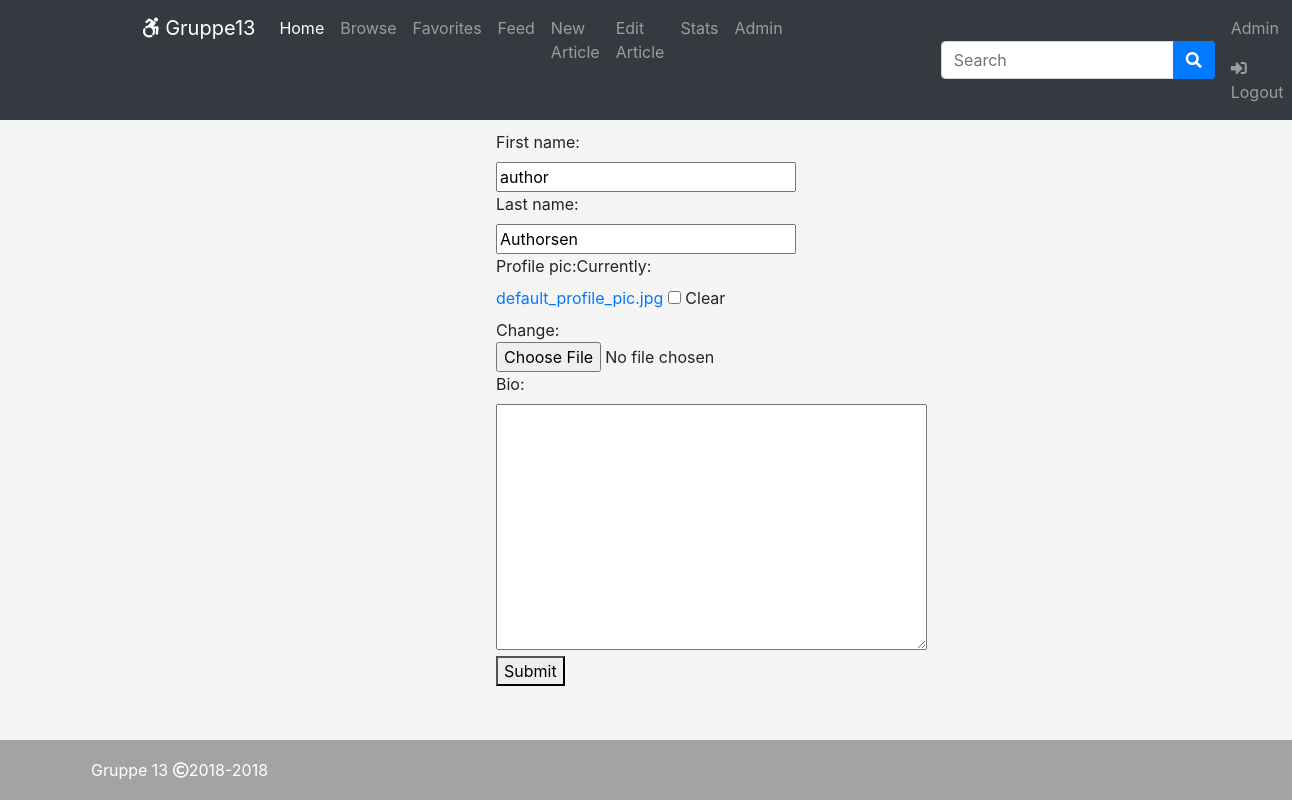
/profile/2/edit (signed in), run on the app's committed database.
### catalog/models.py (models this page shows, shortened)
class User(AbstractUser):
    username = None
    email = models.EmailField('email address', unique=True)
    bool_is_author = models.BooleanField(default=False, help_text='Designates whether user is an author', verbose_name='Author')
    bool_is_editor = models.BooleanField(default=False, help_text='Designates whether user is an editor', verbose_name='Editor')
    bool_is_executive_editor = models.BooleanField(default=False, help_text='Designates whether user is an executive editor', verbose_name='Executive editor')
    first_name = models.CharField('first name', max_length = 30, blank=False)
    last_name = models.CharField('last name', max_length = 30, blank=False)
    bio = models.TextField(blank=True)
    USERNAME_FIELD = 'email'
    REQUIRED_FIELDS = []
    profile_pic = models.ImageField(default='default_profile_pic.jpg', blank=True, max_length=300)
    favorites = models.ManyToManyField('Article', related_name='favorites', blank=True)
    subscribe_author = models.ManyToManyField('User', blank=True)
    subscribe_tag = models.ManyToManyField('Tag', related_name='subscribe_tag', blank=True)
    objects = UserManager()
    def is_author(self):
        return self.is_superuser or self.bool_is_author
    def is_editor(self):
        return self.bool_is_executive_editor or self.bool_is_editor or self.is_superuser
    def is_executive_editor(self):
        return self.is_superuser or self.bool_is_executive_editor
    def name(self):
        return self.first_name + " " + self.last_name

### catalog/views.py (the view)
# urls.py: path('profile/<int:id>/edit', views.profile_edit, name='profile_edit'),
def profile_edit(request, id):
    u = User.objects.get(id=id)
    if u == request.user or request.user.is_superuser:
        if request.method == "POST":
            form = EditUserForm(data=request.POST, files=request.FILES, instance=u)
            if form.is_valid():
                form.save()
                return redirect('profile', id=u.id)
        else:
            form = EditUserForm(instance=u)
        context = {
            'form': form
        }
        return render(request, 'edit_profile.html', context=context)
    else:
        messages.info(request, 'You do not have permission to view this page')
        return redirect(request, '/login/')

### catalog/forms.py
class EditUserForm(forms.ModelForm):
    class Meta:
        model = User
        fields = ('first_name', 'last_name', 'profile_pic','bio',)

### catalog/models.py (called while the page is built)
    def __str__(self):
        return self.color

### catalog/templatetags/color_tag.py (called while the page is built)
@register.simple_tag
def get_colors():
    print("get_colors called")
    print(ColorScheme.objects.all())
    colors = ColorScheme.objects.all()
    color = ''
    for i in colors:
        color = i
    css = '#hei { background-color: ' + str(color) + ' !important;}'
    return css

### catalog/templates/edit_profile.html (shortened to what this page needs)
{% extends 'base_template.html' %}
{% block content %}
    <div class="formWrapper">
    <form method="POST" class="" enctype="multipart/form-data">
        {{ form }}
        <div class="postbutton">
        <button type="submit" class="btnSubmit">Submit</button>
        </div>
    </form>
    </div>
{% endblock %}

### catalog/templates/base_template.html (shortened to what this page needs)
<!DOCTYPE html>
<html lang="en">
<head>
    <link href="https://stackpath.bootstrapcdn.com/bootstrap/4.1.3/css/bootstrap.min.css" rel="stylesheet">
    <link rel="stylesheet" href="https://use.fontawesome.com/releases/v5.3.1/css/all.css">
        {%load color_tag%}
</head>
<body>
    <nav id="hei" class="navbar navbar-expand-lg navbar-dark bg-dark" >
        <div class="class = navbar-nav navWrapper">
            <div class="navbar-nav">
                <a href="{% url 'index' %}"class="navbar-brand" ><span class="fab fa-accessible-icon"></span> Gruppe13</a>
                <a href="{% url 'index' %}" class="navbar-item nav-link active" >Home</a>
                <a href="{%url 'browse' %}" class="navbar-item nav-link mr-auto" >Browse</a>
                {% if user.is_authenticated %}
                <a href="{%url 'favorites' %}" class="navbar-item nav-link mr-auto" >Favorites</a>
                <a href="{%url 'feed' %}" class="navbar-item nav-link mr-auto" >Feed</a>
                {% endif %}
                {% if user.is_author %}
                <a href="{%url 'post_new' %}" class="navbar-item nav-link mr-auto" >New Article</a>
                {% endif %}
                {% if user.is_editor or user.is_author %}
                <a href="{%url 'editor' %}" class="navbar-item nav-link mr-auto" >Edit Article</a>
                {% endif %}
                {% if user.is_executive_editor %}
                <a href="{%url 'analyze' %}" class="navbar-item nav-link mr-auto" >Stats</a>
                {% endif %}
                {% if user.is_superuser %}
                <a href="../../../admin" class="navbar-item nav-link mr-auto" >Admin</a>
                {% endif %}
                <span class="navbar-item nav-link mr-auto" style="min-width:150px;"></span>
                <form class="form-inline" method="GET" action="{% url 'search' %}">
                    <input class="form-control mr-sm-2" name="q" type="search" placeholder="Search" aria-label="Search">
                    <button class="btn btn-primary my-2 my-sm-0 btnSearch" type="submit"><span class="fas fa-search"></span></button>
                </form>
            </div>
            <div class="nav navbar-nav navbar-right ml-auto">
                {% if user.is_authenticated %}
                <a href="{% url 'profile' id=user.id %}" class="navbar-item nav-link"></span> {{user.first_name}}</a>
                <a href="{% url 'logout' %}?next={{request.path}}" class="navbar-item nav-link"><span class="fas fa-sign-in-alt"></span> Logout</a>
                {% else %}
                <a href="{% url 'register' %}" class="navbar-item nav-link"><span class="fas fa-user-plus"></span> Sign up</a>
                <a href="{% url 'login' %}?next={{request.path}}" class="navbar-item nav-link"><span class="fas fa-sign-in-alt"></span> Login</a>
                {% endif %}
            </div>
        </div>
    </nav>
    <div class="content">
        {% block content %}
        {% endblock %}
    </div>
    <footer class="footer">
      <div class="container">
        <span style="color:white;">Gruppe 13  <span class="far fa-copyright"></span>2018-2018</span>
      </div>
    </footer>
</body>
</html>

### data on the page
User: first_name "Admin"
User: first_name "author", last_name "Authorsen"
